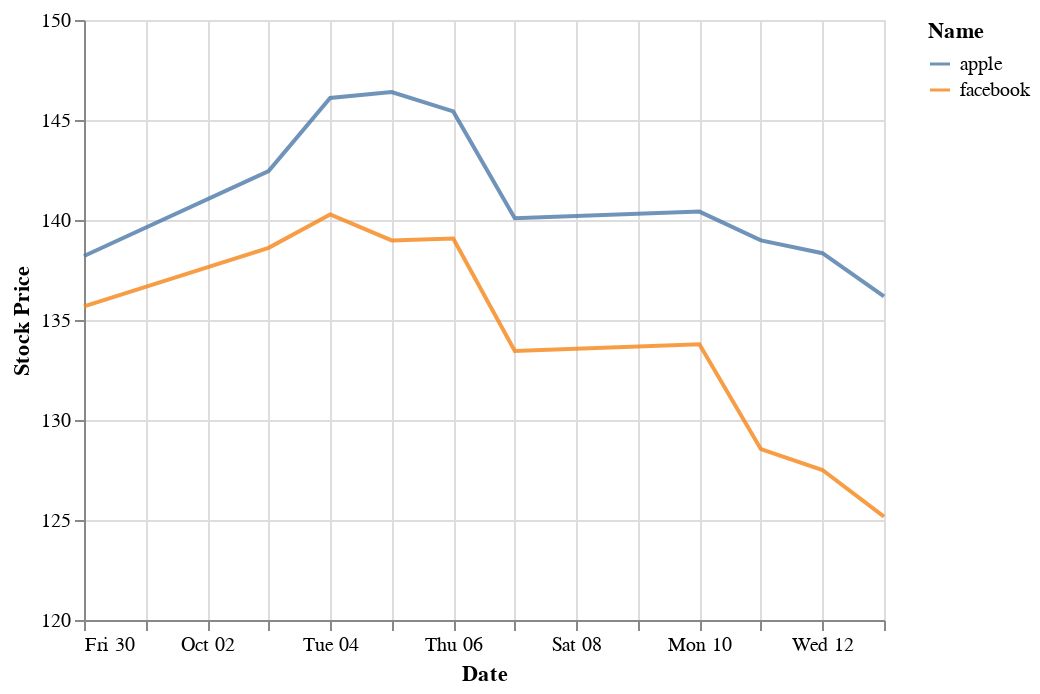

Notebook source saved alongside this figure:
### Code cell
chart = (
    alt.Chart(data)
    .mark_line(opacity=0.8)
    .encode(
        x="Date:T",
        y=alt.Y("Stock Price", scale=alt.Scale(domain=[120, 150])),
        color="Name"
    )
)

chart

### Figure 1 — Vega-Lite specification as saved in the notebook (floating-point values rounded to 4 significant figures)
{"config": {"view": {"continuousWidth": 400, "continuousHeight": 300}}, "data": {"name": "data-79a8782ebf7dc0c01e3a814783d18f4d"}, "mark": {"type": "line", "opacity": 0.8}, "encoding": {"color": {"field": "Name", "type": "nominal"}, "x": {"field": "Date", "type": "temporal"}, "y": {"field": "Stock Price", "scale": {"domain": [120, 150]}, "type": "quantitative"}}, "$schema": "https://vega.github.io/schema/vega-lite/v4.17.0.json", "datasets": {"data-79a8782ebf7dc0c01e3a814783d18f4d": [{"Date": "30 September 2022", "Name": "apple", "Stock Price": 138.2}, {"Date": "03 October 2022", "Name": "apple", "Stock Price": 142.4}, {"Date": "04 October 2022", "Name": "apple", "Stock Price": 146.1}, {"Date": "05 October 2022", "Name": "apple", "Stock Price": 146.4}, {"Date": "06 October 2022", "Name": "apple", "Stock Price": 145.4}, {"Date": "07 October 2022", "Name": "apple", "Stock Price": 140.1}, {"Date": "10 October 2022", "Name": "apple", "Stock Price": 140.4}, {"Date": "11 October 2022", "Name": "apple", "Stock Price": 139.0}, {"Date": "12 October 2022", "Name": "apple", "Stock Price": 138.3}, {"Date": "13 October 2022", "Name": "apple", "Stock Price": 136.2}, {"Date": "30 September 2022", "Name": "facebook", "Stock Price": 135.7}, {"Date": "03 October 2022", "Name": "facebook", "Stock Price": 138.6}, {"Date": "04 October 2022", "Name": "facebook", "Stock Price": 140.3}, {"Date": "05 October 2022", "Name": "facebook", "Stock Price": 139.0}, {"Date": "06 October 2022", "Name": "facebook", "Stock Price": 139.1}, {"Date": "07 October 2022", "Name": "facebook", "Stock Price": 133.4}, {"Date": "10 October 2022", "Name": "facebook", "Stock Price": 133.8}, {"Date": "11 October 2022", "Name": "facebook", "Stock Price": 128.5}, {"Date": "12 October 2022", "Name": "facebook", "Stock Price": 127.5}, {"Date": "13 October 2022", "Name": "facebook", "Stock Price": 125.2}]}}
